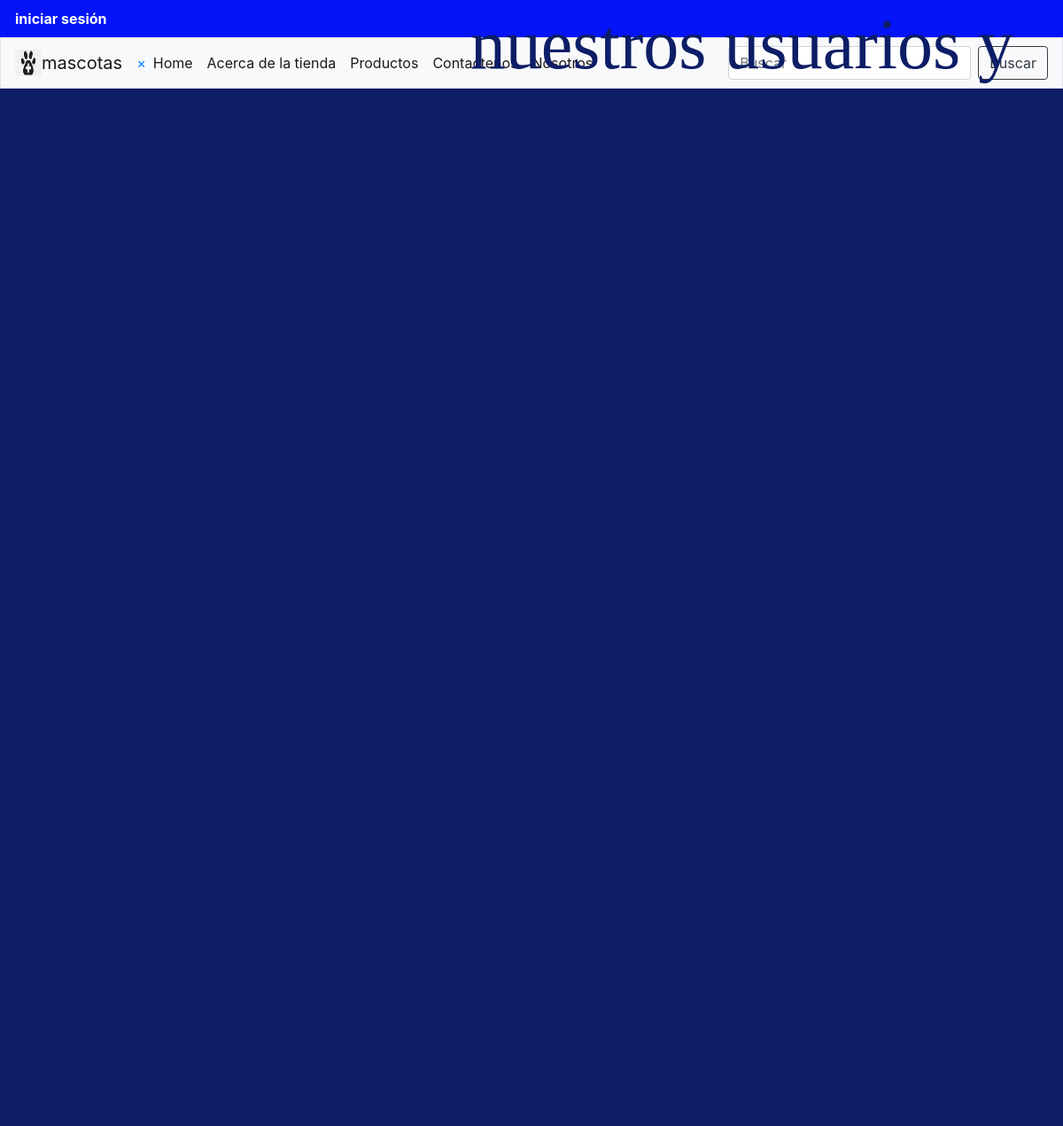
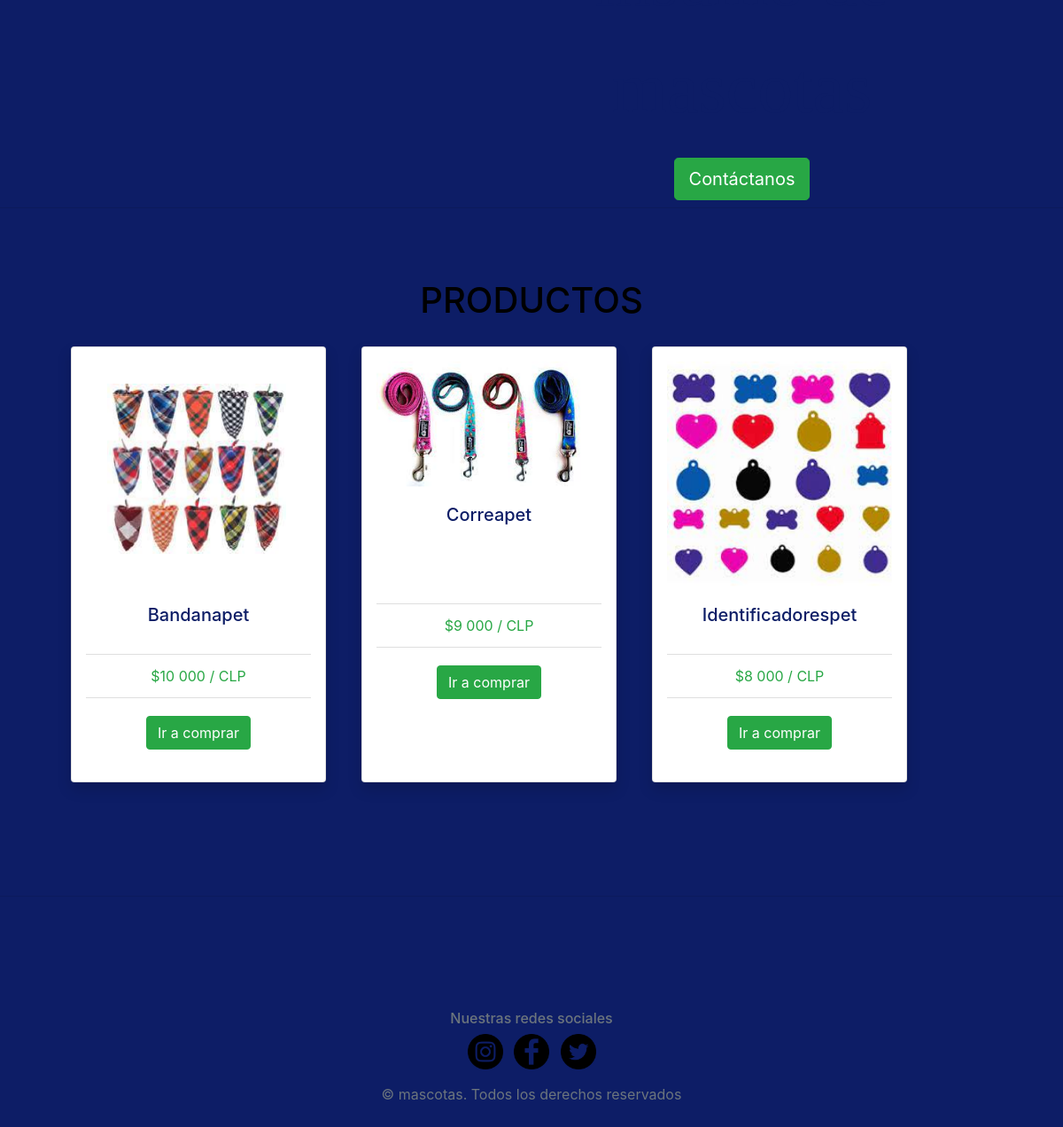
The page / on the database its author committed (2 pictures, top to bottom).
### productos/models.py (models this page shows, shortened)
class Producto(models.Model):
    tipo_producto = models.ForeignKey(Tipo_producto, on_delete=models.CASCADE)
    nombre = models.CharField(max_length=100,default='')
    precio = models.IntegerField(default=0)
    precio_costo = models.IntegerField(default=0)
    marca = models.ForeignKey(Marca, on_delete=models.CASCADE)
    descripcion= models.CharField(max_length=600,default='')
    imagen = models.ImageField(upload_to="porductos", null= True)

### mascotas/views.py (the view)
# urls.py: path('', views.index, name='index'),
def index(request):
    listado_clientes =Producto.objects.all()
    clientes ={'listado_clientes':listado_clientes }
    return render(request, 'productos/index.html',clientes)

### productos/context_processor.py (called while the page is built)
def total_venta(request):
    total = 0
    if request.user.is_authenticated:
        if "carrito" in request.session.keys():
            for key, value in request.session["carrito"].items():
                total += int(value["subtotal"])
    return{"total_venta": total}

### productos/templates/productos/index.html (shortened to what this page needs)
<!doctype html>
<html lang="en">
<head>
    {% load static %}
    <link rel="stylesheet" type="text/css" href="{% static 'productos/css/bootstrap.min.css'%}">
    <link rel="stylesheet" type="text/css" href="{% static 'productos/css/syle.css'%}">
    <link rel="stylesheet" type="text/css" href="{% static 'productos/css/carousel.css'%}">
</head>
<body style="color: #0D1D66">
    <nav style="background-color: rgb(4, 20, 246);">
        <table>
                <tr>
                    {% if user.is_authenticated %}
                    <th>
                        <a class="nav-link" style="color: rgb(14, 9, 175);" href="{% url 'logout' %}">Cerrar sesión</a>
                    <th>
                        <th>
                            <a class="nav-link" href="# " style="color: rgb(13, 188, 232);">|</a>
                        <th>
                    <th>
                        <a class="nav-link" href="# " style="color: rgb(11, 206, 245);">{{user.email }}</a>
                    <th>
                    {% else %}
                    <th>
                        <a class="nav-link" href="{%url 'productos:frm_iniciar_sesion'%}" style="color: white;">iniciar
                            sesión</a>
                    <th>
                    {% endif %}
        </table>
    </nav>
    <nav class="navbar navbar-expand-lg navbar-light bg-light border">
        <a class="navbar-brand letra_negra" href="{%url 'productos:index'%}"> <img src="{% static 'productos/img/logo1.png'%}" width="30"
        height="30" class="d-inline-block align-top" alt="">mascotas</a>
        <a  href="javascript:void(0)" class="closebtn barra__lateral " onclick="closeNav()">&times;</a>
        <div class="collapse navbar-collapse" id="navbarSupportedContent">
            <ul class="navbar-nav mr-auto">
                <li class="nav-item active">
                    <a class="nav-link" href="{%url 'productos:index'%}">Home</a>
                </li>
                <li class="nav-item active">
                    <a class="nav-link" href="#">Acerca de la tienda</a>
                </li>
                <li class="nav-item active">
                    <a class="nav-link" href="#">Productos</a>
                </li>
                <li class="nav-item active">
                    <a class="nav-link" href="#">Contactenos</a>
                </li>
                <li class="nav-item active">
                    <a class="nav-link" href="#">Nosotros</a>
                </li>
            </ul>
            <form class="form-inline my-2 my-lg-0" action="{%url 'productos:mostrar_productos'%}" method="POST">
                <input class="form-control mr-sm-2" type="search" placeholder="Buscar" aria-label="Search"
                    name="Buscar">
                <input type="submit" class="btn btn-outline-dark my-2 my-sm-0" value="Buscar"></input>
            </form>
        </div>
    </nav>
    <div id="nosotros" class="container">
        <div class="row featurette">
            <div class="col-md-5 order-md-1">
            </div>
            <div class="col-md-7 order-md-2">
                <p class="lead descripcion"> </p>
                <h1><button type="button" class="btn btn-success btn-lg ">Contáctanos </button></h1>
            </div>
        </div>
    </div>
    <hr class="featurette-divider mt-0 ">
    {%if listado_clientes %}
    <h1 style="text-align: center; color: black;">PRODUCTOS</h1>
    {%load humanize%}
    <div class="container ">
        <div class="container">
            {%for p in listado_clientes %}
            <div class="card productos shadow p-3 mb-5" style="width: 18rem; ">
                {%if p.imagen %}
                <img src="{{p.imagen.url}}" class="card-img-top" alt="...">
                {%endif%}
                <div class="card-body">
                    <h5 class="card-title">{{p.nombre}}</h5>
                </div>
                <ul class="list-group list-group-flush">
                    <li class="list-group-item text-success">${{p.precio|intcomma}} / CLP</li>
                </ul>
                <div class="card-body">
                    <a href="{%url 'productos:mostrado' p.id%}" class="btn btn-success">Ir a comprar</a>
                </div>
            </div>
            {%endfor%}
        </div>
    </div>
    {% else %}
    <p>No hay productos</p>
    {%endif%}
</body>
<hr class="featurette-divider ">
</body>
<footer class="my-5 pt-5 text-muted text-center text-small">
    <h6>Nuestras redes sociales</h6>
    <ul class="list-inline">
        <li class="list-inline-item"><a href="https://www.instagram.com/"><img
                    src="{% static 'productos/img/instagram (1).png'%}" alt="" width="40" title="NUESTRO INSTAGRAM"></a>
        </li>
        <li class="list-inline-item"><a href="https://www.facebook.com/"><img
                    src="{% static 'productos/img/facebook-logo.png'%}" alt="" width="40" title="NUESTRO FACEBOOK"></a>
        </li>
        <li class="list-inline-item"><a href="https://twitter.com/?lang=es"><img
                    src="{% static 'productos/img/twitter (1).png'%}" alt="" width="40" title="NUESTRO TWITTER"></a>
        </li>
    </ul>
    <p class="mb-1">&copy; mascotas. Todos los derechos reservados</p>
</footer>
</html>

### productos/static/productos/css/syle.css (style rules this page uses)
.container { display: flex; flex-wrap: wrap; justify-items: center; text-align: center; }
.productos { margin: 20px; text-align: center; }
#nosotros { font-size: 48px; }
.descripcion { font-size: 5rem; font-family: 'Times New Roman', Times, serif; }
body { background-color: #0D1D66; }

### productos/static/productos/css/carousel.css (style rules this page uses)
body { padding-bottom: 3rem; color: #5a5a5a; }
.featurette-divider { margin: 5rem 0; }

### rows shown on the page
Producto: imagen (picture), nombre "Bandanapet", precio "10 000"
Producto: imagen (picture), nombre "Correapet", precio "9 000"
Producto: imagen (picture), nombre "Identificadorespet", precio "8 000"
